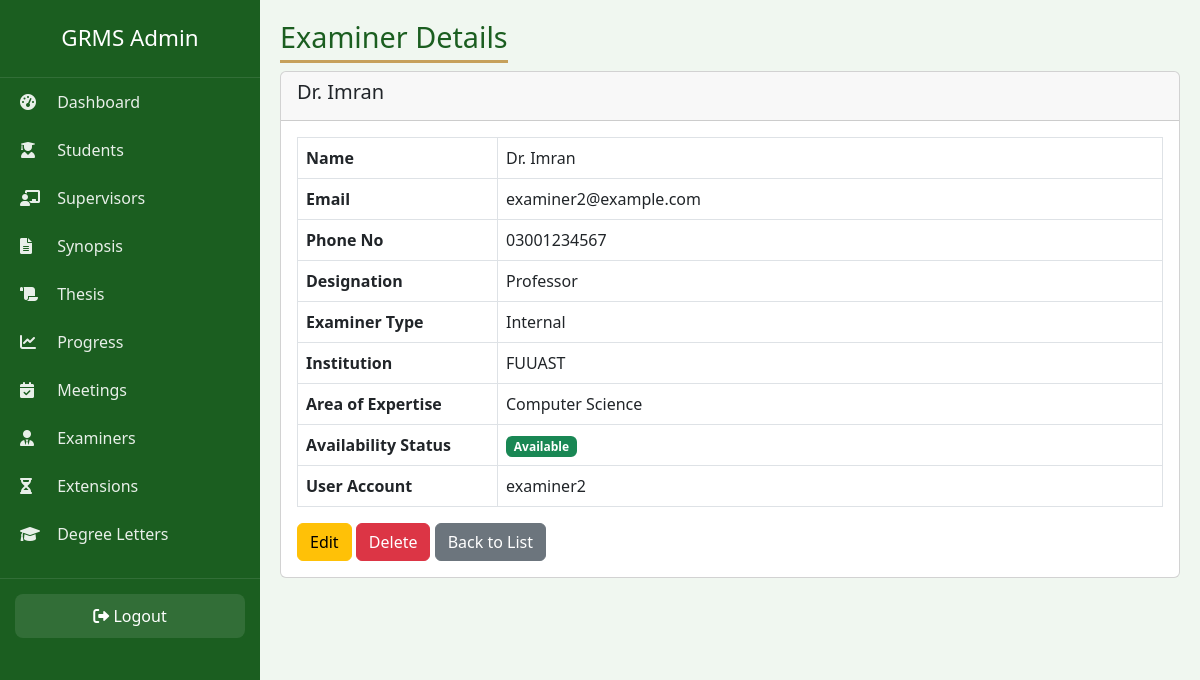
Page /admin-panel-2026-secure/examiners/1/ (signed in) on the committed database.
### accounts/models.py (models this page shows, shortened)
class Examiner(models.Model):
    EXAMINER_TYPE = (
        ('Internal', 'Internal'),
        ('External', 'External'),
    )
    user = models.OneToOneField(User, on_delete=models.CASCADE, related_name='examiner_profile', null=True, blank=True)
    name = models.CharField(max_length=100)
    email = models.EmailField(unique=True)
    phone_no = models.CharField(max_length=15)
    designation = models.CharField(max_length=50)
    examiner_type = models.CharField(max_length=20, choices=EXAMINER_TYPE)
    institution = models.CharField(max_length=100)
    area_of_expertise = models.CharField(max_length=150)
    availability_status = models.CharField(max_length=20, choices=Supervisor.AVAILABILITY, default='Available')

### accounts/views.py (the view)
# urls.py: path('admin-panel-2026-secure/examiners/<int:pk>/', views.admin_examiner_detail, name='admin_examiner_detail'),
@login_required
@user_passes_test(is_admin)
def admin_examiner_detail(request, pk):
    examiner = get_object_or_404(Examiner, pk=pk)
    return render(request, 'admin/examiner/detail.html', {'examiner': examiner})

### accounts/views.py (called while the page is built)
def is_admin(user):
    return user.is_superuser or user.groups.filter(name='Admin').exists()

### templates/admin/examiner/detail.html (shortened to what this page needs)
{% extends 'admin/base.html' %}
{% load static %}
{% block page_title %}Examiner Details{% endblock %}
{% block content %}
<div class="card">
    <div class="card-header">
        <h5>{{ examiner.name }}</h5>
    </div>
    <div class="card-body">
        <table class="table table-bordered">
            <tr>
                <th style="width: 200px;">Name</th>
                <td>{{ examiner.name }}</td>
            </tr>
            <tr>
                <th>Email</th>
                <td>{{ examiner.email }}</td>
            </tr>
            <tr>
                <th>Phone No</th>
                <td>{{ examiner.phone_no|default:"—" }}</td>
            </tr>
            <tr>
                <th>Designation</th>
                <td>{{ examiner.designation }}</td>
            </tr>
            <tr>
                <th>Examiner Type</th>
                <td>{{ examiner.examiner_type }}</td>
            </tr>
            <tr>
                <th>Institution</th>
                <td>{{ examiner.institution }}</td>
            </tr>
            <tr>
                <th>Area of Expertise</th>
                <td>{{ examiner.area_of_expertise }}</td>
            </tr>
            <tr>
                <th>Availability Status</th>
                <td>
                    <span class="badge {% if examiner.availability_status == 'Available' %}bg-success{% else %}bg-danger{% endif %}">
                        {{ examiner.availability_status }}
                    </span>
                </td>
            </tr>
            <tr>
                <th>User Account</th>
                <td>{{ examiner.user.username }}</td>
            </tr>
        </table>
        <div class="mt-3">
            <a href="{% url 'admin_examiner_update' examiner.id %}" class="btn btn-warning">Edit</a>
            <a href="{% url 'admin_examiner_delete' examiner.id %}" class="btn btn-danger">Delete</a>
            <a href="{% url 'admin_examiner_list' %}" class="btn btn-secondary">Back to List</a>
        </div>
    </div>
</div>
{% endblock %}

### templates/admin/base.html (style rules this page uses)
* { margin:0;padding:0;box-sizing:border-box; }
body { background:#f0f7f0;font-family:'Segoe UI',sans-serif; }

### rows in the picture
Examiner: name "Dr. Imran", email "examiner2@example.com", phone_no "03001234567", designation "Professor", examiner_type "Internal", institution "FUUAST", area_of_expertise "Computer Science", availability_status "Available", user.username "examiner2"
